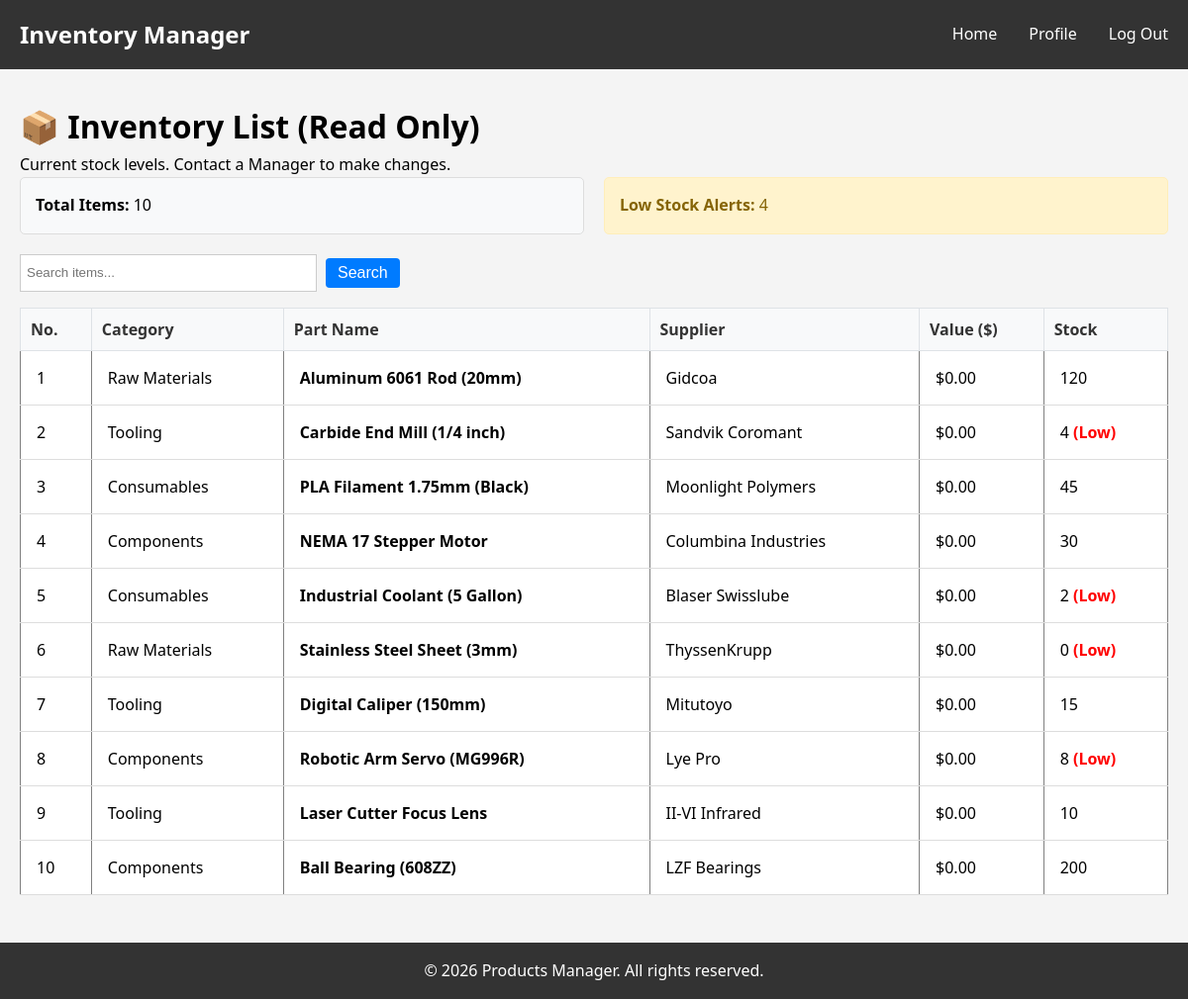
/pages/user_inventory.php (signed in), run on the app's committed database.
### tables this page shows
CREATE TABLE `inventory` (
    `id` INT AUTO_INCREMENT PRIMARY KEY,
    `part_name` VARCHAR(100) NOT NULL,
    `category` VARCHAR(50) DEFAULT 'General',
    `supplier` VARCHAR(100) DEFAULT 'Unknown',
    `stock_level` INT NOT NULL DEFAULT 0,
    `cost_per_part` FLOAT(6,2),
    `status` ENUM('active', 'obsolete') DEFAULT 'active',
    `is_deleted` TINYINT(1) DEFAULT 0, 
    `updated_at` TIMESTAMP DEFAULT CURRENT_TIMESTAMP ON UPDATE CURRENT_TIMESTAMP
);

### utils/inventory_logic.php (called while the page is built, shortened)
<?php
function getInventory($conn, $search = '') {
    $items = [];
    try {
        if (!empty($search)) {
            $stmt = $conn->prepare("SELECT * FROM inventory WHERE (part_name LIKE ? OR category LIKE ? OR id = ?) AND is_deleted = 0 ORDER BY id ASC");
            $searchTerm = "%$search%";
            $stmt->bind_param("sss", $searchTerm, $searchTerm, $search);
            $stmt->execute();
            $result = $stmt->get_result();
        } else {
            $result = $conn->query("SELECT * FROM inventory WHERE is_deleted = 0 ORDER BY id ASC");
        }
        while ($row = $result->fetch_assoc()) {
            $row['part_name'] = htmlspecialchars($row['part_name'], ENT_QUOTES, 'UTF-8');
            $row['category'] = htmlspecialchars($row['category'], ENT_QUOTES, 'UTF-8');
            $row['supplier'] = htmlspecialchars($row['supplier'], ENT_QUOTES, 'UTF-8');
            $items[] = $row;
        }
        return $items;
    } catch (Exception $e) { return []; }
}
?>

### pages/user_inventory.php (the view, shortened to what this page needs)
<?php
require_once '../config/config.php';
require_once '../utils/inventory_logic.php';
$searchTerm = $_GET['search'] ?? '';
$inventoryItems = getInventory($conn, $searchTerm);
$totalItems = count($inventoryItems);
$lowStockCount = 0;
foreach ($inventoryItems as $item) {
    if ($item['stock_level'] < 10) $lowStockCount++;
}
require_once '../includes/header.php';
?>
<link rel="stylesheet" href="../css/style.css">
<div class="container">
    <h1>📦 Inventory List (Read Only)</h1>
    <p>Current stock levels. Contact a Manager to make changes.</p>
    <div style="display: flex; gap: 20px; margin-bottom: 20px;">
        <div style="padding: 15px; background: #f8f9fa; border: 1px solid #ddd; border-radius: 5px; flex: 1;">
            <strong>Total Items:</strong> <?php echo $totalItems; ?>
        </div>
        <div style="padding: 15px; background: #fff3cd; border: 1px solid #ffeeba; border-radius: 5px; flex: 1; color: #856404;">
            <strong>Low Stock Alerts:</strong> <?php echo $lowStockCount; ?>
        </div>
    </div>
    <form method="GET" style="margin-bottom: 15px; display:flex; gap:5px;">
        <input type="text" name="search" placeholder="Search items..." value="<?php echo htmlspecialchars($searchTerm); ?>" style="padding: 6px; border: 1px solid #ccc; width: 300px;">
        <button type="submit" class="btn" style="background-color: #007bff; color: white; border: none; padding: 6px 12px; border-radius: 4px; cursor: pointer;">Search</button>
    </form>
    <table border="1" cellpadding="10" cellspacing="0" style="width: 100%; border-collapse: collapse;">
        <tr style="background: #e9ecef; color: black; font-weight: bold;">
            <th style="padding: 10px; border: 1px solid #dee2e6;">No.</th>
            <th style="padding: 10px; border: 1px solid #dee2e6;">Category</th>
            <th style="padding: 10px; border: 1px solid #dee2e6;">Part Name</th>
            <th style="padding: 10px; border: 1px solid #dee2e6;">Supplier</th>
            <th style="padding: 10px; border: 1px solid #dee2e6;">Value ($)</th>
            <th style="padding: 10px; border: 1px solid #dee2e6;">Stock</th>
        </tr>
        <?php if (count($inventoryItems) > 0): ?>
            <?php $rowNum = 1; ?>
            <?php foreach ($inventoryItems as $item): ?>
                <tr style="border-bottom: 1px solid #eee;">
                    <td><?php echo $rowNum++; ?></td>
                    <td><?php echo htmlspecialchars($item['category']); ?></td>
                    <td><b><?php echo htmlspecialchars($item['part_name']); ?></b></td>
                    <td><?php echo htmlspecialchars($item['supplier']); ?></td>
                    <td>$<?php echo isset($item['price']) ? number_format($item['price'], 2) : '0.00'; ?></td>
                    <td>
                        <?php echo $item['stock_level']; ?>
                        <?php if($item['stock_level'] < 10) echo " <span style='color:red; font-weight:bold;'>(Low)</span>"; ?>
                    </td>
                    </tr>
            <?php endforeach; ?>
        <?php else: ?>
            <tr><td colspan="6" style="text-align:center;">No items found.</td></tr>
        <?php endif; ?>
    </table>
</div>
<?php require_once '../includes/footer.php'; ?>

### css/style.css (style rules this page uses)
* { margin: 0; padding: 0; box-sizing: border-box; }
.container { max-width: 1200px; width: 100%; margin: 0 auto; padding: 0 20px; }
.btn { display: inline-block; padding: 0.5rem 1rem; margin: 0.25rem; border: none; border-radius: 4px; cursor: pointer; text-decoration: none; transition: background-color 0.3s; font-size: 1rem; }
table { width: 100%; border-collapse: collapse; margin-top: 1rem; background-color: white; }
table th, table td { padding: 1rem; text-align: left; border-bottom: 1px solid #ddd; }
table th { background-color: #f8f9fa; font-weight: bold; color: #333; }

### data on the page
inventory: category "Raw Materials", part_name "Aluminum 6061 Rod (20mm)", supplier "Gidcoa", price "0.00", stock_level "120"
inventory: category "Tooling", part_name "Carbide End Mill (1/4 inch)", supplier "Sandvik Coromant", price "0.00", stock_level "4", shows "(Low)"
inventory: category "Consumables", part_name "PLA Filament 1.75mm (Black)", supplier "Moonlight Polymers", price "0.00", stock_level "45"
inventory: category "Components", part_name "NEMA 17 Stepper Motor", supplier "Columbina Industries", price "0.00", stock_level "30"
inventory: category "Consumables", part_name "Industrial Coolant (5 Gallon)", supplier "Blaser Swisslube", price "0.00", stock_level "2", shows "(Low)"
inventory: category "Raw Materials", part_name "Stainless Steel Sheet (3mm)", supplier "ThyssenKrupp", price "0.00", stock_level "0", shows "(Low)"
inventory: category "Tooling", part_name "Digital Caliper (150mm)", supplier "Mitutoyo", price "0.00", stock_level "15"
inventory: category "Components", part_name "Robotic Arm Servo (MG996R)", supplier "Lye Pro", price "0.00", stock_level "8", shows "(Low)"
inventory: category "Tooling", part_name "Laser Cutter Focus Lens", supplier "II-VI Infrared", price "0.00", stock_level "10"
inventory: category "Components", part_name "Ball Bearing (608ZZ)", supplier "LZF Bearings", price "0.00", stock_level "200"

### other printed values
$totalItems "10"
$lowStockCount "4"
